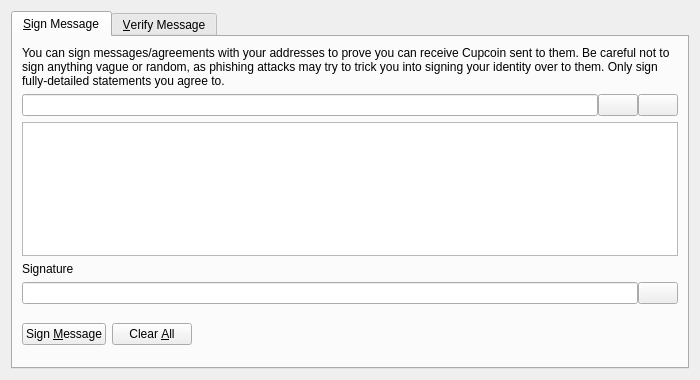
<?xml version="1.0" encoding="UTF-8"?>
<ui version="4.0">
 <class>SignVerifyMessageDialog</class>
 <widget class="QDialog" name="SignVerifyMessageDialog">
  <property name="geometry">
   <rect>
    <x>0</x>
    <y>0</y>
    <width>700</width>
    <height>380</height>
   </rect>
  </property>
  <property name="windowTitle">
   <string>Signatures - Sign / Verify a Message</string>
  </property>
  <property name="modal">
   <bool>true</bool>
  </property>
  <layout class="QVBoxLayout" name="verticalLayout">
   <item>
    <widget class="QTabWidget" name="tabWidget">
     <property name="currentIndex">
      <number>0</number>
     </property>
     <widget class="QWidget" name="tabSignMessage">
      <attribute name="title">
       <string>&amp;Sign Message</string>
      </attribute>
      <layout class="QVBoxLayout" name="verticalLayout_SM">
       <item>
        <widget class="QLabel" name="infoLabel_SM">
         <property name="text">
          <string>You can sign messages/agreements with your addresses to prove you can receive Cupcoin sent to them. Be careful not to sign anything vague or random, as phishing attacks may try to trick you into signing your identity over to them. Only sign fully-detailed statements you agree to.</string>
         </property>
         <property name="textFormat">
          <enum>Qt::PlainText</enum>
         </property>
         <property name="wordWrap">
          <bool>true</bool>
         </property>
        </widget>
       </item>
       <item>
        <layout class="QHBoxLayout" name="horizontalLayout_1_SM">
         <property name="spacing">
          <number>0</number>
         </property>
         <item>
          <widget class="QValidatedLineEdit" name="addressIn_SM">
           <property name="toolTip">
            <string>The Cupcoin address to sign the message with</string>
           </property>
          </widget>
         </item>
         <item>
          <widget class="QPushButton" name="addressBookButton_SM">
           <property name="toolTip">
            <string>Choose previously used address</string>
           </property>
           <property name="text">
            <string/>
           </property>
           <property name="shortcut">
            <string>Alt+A</string>
           </property>
           <property name="autoDefault">
            <bool>false</bool>
           </property>
          </widget>
         </item>
         <item>
          <widget class="QPushButton" name="pasteButton_SM">
           <property name="toolTip">
            <string>Paste address from clipboard</string>
           </property>
           <property name="text">
            <string/>
           </property>
           <property name="shortcut">
            <string>Alt+P</string>
           </property>
           <property name="autoDefault">
            <bool>false</bool>
           </property>
          </widget>
         </item>
        </layout>
       </item>
       <item>
        <widget class="QPlainTextEdit" name="messageIn_SM">
         <property name="toolTip">
          <string>Enter the message you want to sign here</string>
         </property>
        </widget>
       </item>
       <item>
        <widget class="QLabel" name="signatureLabel_SM">
         <property name="text">
          <string>Signature</string>
         </property>
         <property name="textFormat">
          <enum>Qt::PlainText</enum>
         </property>
        </widget>
       </item>
       <item>
        <layout class="QHBoxLayout" name="horizontalLayout_2_SM">
         <property name="spacing">
          <number>0</number>
         </property>
         <item>
          <widget class="QLineEdit" name="signatureOut_SM">
           <property name="font">
            <font>
             <italic>true</italic>
            </font>
           </property>
           <property name="readOnly">
            <bool>true</bool>
           </property>
          </widget>
         </item>
         <item>
          <widget class="QPushButton" name="copySignatureButton_SM">
           <property name="toolTip">
            <string>Copy the current signature to the system clipboard</string>
           </property>
           <property name="text">
            <string/>
           </property>
           <property name="autoDefault">
            <bool>false</bool>
           </property>
          </widget>
         </item>
        </layout>
       </item>
       <item>
        <layout class="QHBoxLayout" name="horizontalLayout_3_SM">
         <item>
          <widget class="QPushButton" name="signMessageButton_SM">
           <property name="toolTip">
            <string>Sign the message to prove you own this Cupcoin address</string>
           </property>
           <property name="text">
            <string>Sign &amp;Message</string>
           </property>
           <property name="autoDefault">
            <bool>false</bool>
           </property>
          </widget>
         </item>
         <item>
          <widget class="QPushButton" name="clearButton_SM">
           <property name="toolTip">
            <string>Reset all sign message fields</string>
           </property>
           <property name="text">
            <string>Clear &amp;All</string>
           </property>
           <property name="autoDefault">
            <bool>false</bool>
           </property>
          </widget>
         </item>
         <item>
          <spacer name="horizontalSpacer_1_SM">
           <property name="orientation">
            <enum>Qt::Horizontal</enum>
           </property>
           <property name="sizeHint" stdset="0">
            <size>
             <width>40</width>
             <height>48</height>
            </size>
           </property>
          </spacer>
         </item>
         <item>
          <widget class="QLabel" name="statusLabel_SM">
           <property name="font">
            <font>
             <weight>75</weight>
             <bold>true</bold>
            </font>
           </property>
           <property name="text">
            <string/>
           </property>
           <property name="wordWrap">
            <bool>true</bool>
           </property>
          </widget>
         </item>
         <item>
          <spacer name="horizontalSpacer_2_SM">
           <property name="orientation">
            <enum>Qt::Horizontal</enum>
           </property>
           <property name="sizeHint" stdset="0">
            <size>
             <width>40</width>
             <height>48</height>
            </size>
           </property>
          </spacer>
         </item>
        </layout>
       </item>
      </layout>
     </widget>
     <widget class="QWidget" name="tabVerifyMessage">
      <attribute name="title">
       <string>&amp;Verify Message</string>
      </attribute>
      <layout class="QVBoxLayout" name="verticalLayout_VM">
       <item>
        <widget class="QLabel" name="infoLabel_VM">
         <property name="text">
          <string>Enter the receiver's address, message (ensure you copy line breaks, spaces, tabs, etc. exactly) and signature below to verify the message. Be careful not to read more into the signature than what is in the signed message itself, to avoid being tricked by a man-in-the-middle attack. Note that this only proves the signing party receives with the address, it cannot prove sendership of any transaction!</string>
         </property>
         <property name="textFormat">
          <enum>Qt::PlainText</enum>
         </property>
         <property name="alignment">
          <set>Qt::AlignLeading|Qt::AlignLeft|Qt::AlignTop</set>
         </property>
         <property name="wordWrap">
          <bool>true</bool>
         </property>
        </widget>
       </item>
       <item>
        <layout class="QHBoxLayout" name="horizontalLayout_1_VM">
         <property name="spacing">
          <number>0</number>
         </property>
         <item>
          <widget class="QValidatedLineEdit" name="addressIn_VM">
           <property name="toolTip">
            <string>The Cupcoin address the message was signed with</string>
           </property>
          </widget>
         </item>
         <item>
          <widget class="QPushButton" name="addressBookButton_VM">
           <property name="toolTip">
            <string>Choose previously used address</string>
           </property>
           <property name="text">
            <string/>
           </property>
           <property name="shortcut">
            <string>Alt+A</string>
           </property>
           <property name="autoDefault">
            <bool>false</bool>
           </property>
          </widget>
         </item>
        </layout>
       </item>
       <item>
        <widget class="QPlainTextEdit" name="messageIn_VM"/>
       </item>
       <item>
        <widget class="QValidatedLineEdit" name="signatureIn_VM"/>
       </item>
       <item>
        <layout class="QHBoxLayout" name="horizontalLayout_2_VM">
         <item>
          <widget class="QPushButton" name="verifyMessageButton_VM">
           <property name="toolTip">
            <string>Verify the message to ensure it was signed with the specified Cupcoin address</string>
           </property>
           <property name="text">
            <string>Verify &amp;Message</string>
           </property>
           <property name="autoDefault">
            <bool>false</bool>
           </property>
          </widget>
         </item>
         <item>
          <widget class="QPushButton" name="clearButton_VM">
           <property name="toolTip">
            <string>Reset all verify message fields</string>
           </property>
           <property name="text">
            <string>Clear &amp;All</string>
           </property>
           <property name="autoDefault">
            <bool>false</bool>
           </property>
          </widget>
         </item>
         <item>
          <spacer name="horizontalSpacer_1_VM">
           <property name="orientation">
            <enum>Qt::Horizontal</enum>
           </property>
           <property name="sizeHint" stdset="0">
            <size>
             <width>40</width>
             <height>48</height>
            </size>
           </property>
          </spacer>
         </item>
         <item>
          <widget class="QLabel" name="statusLabel_VM">
           <property name="font">
            <font>
             <weight>75</weight>
             <bold>true</bold>
            </font>
           </property>
           <property name="text">
            <string/>
           </property>
           <property name="wordWrap">
            <bool>true</bool>
           </property>
          </widget>
         </item>
         <item>
          <spacer name="horizontalSpacer_2_VM">
           <property name="orientation">
            <enum>Qt::Horizontal</enum>
           </property>
           <property name="sizeHint" stdset="0">
            <size>
             <width>40</width>
             <height>48</height>
            </size>
           </property>
          </spacer>
         </item>
        </layout>
       </item>
      </layout>
     </widget>
    </widget>
   </item>
  </layout>
 </widget>
 <customwidgets>
  <customwidget>
   <class>QValidatedLineEdit</class>
   <extends>QLineEdit</extends>
   <header>qvalidatedlineedit.h</header>
  </customwidget>
 </customwidgets>
 <resources>
  <include location="../cupcoin.qrc"/>
 </resources>
 <connections/>
</ui>
